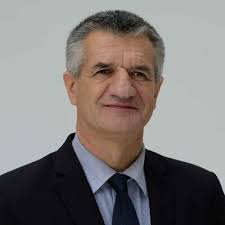
#> input picture FaceRecognition/Data/Lassale_003.png, 225 x 225 px
$ python 'sprint3 Head_detection.py'
#> lines starting #> are read from the running program, lines starting #| are printed output that depends on the picture; after the words box and inside, x2 and y2 are one past the last pixel; in counts of white or black regions, pixels touching at a corner belong together
import cv2 as cv

face_cascade = cv.CascadeClassifier('haarcascade_frontalface_default.xml')
eye_cascade = cv.CascadeClassifier('haarcascade_eye.xml')

def head_detector(filename):
    """
    filename : a raw string with the path to the file (e.g. r'C:/Users/loicd/PycharmProjects/facerecognition/Data/tetris_blocks.png' )
    /!\ It works only with .png
    return : None, displays a print of the image with rectangles around the face and the eyes
    exit by pressing any key
    """
#> called with filename = 'Data/Lassale_003.png'
    img = cv.imread(filename)
#> img is the input picture: shape (225, 225, 3); mean B, G, R 120, 121.7, 126.7
    gray = cv.cvtColor(img, cv.COLOR_BGR2GRAY)
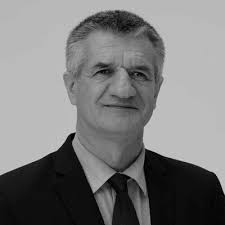
#> gray: shape (225, 225); min 0, max 211, mean 123.1
    faces = face_cascade.detectMultiScale(gray, 1.3, 5)
#> faces = [[73, 34, 101, 101]]
    for (x,y,w,h) in faces:
        cv.rectangle(img,(x,y),(x+w,y+h),(255,0,0),2)
        roi_gray = gray[y:y+h, x:x+w]
        roi_color = img[y:y+h, x:x+w]
        eyes = eye_cascade.detectMultiScale(roi_gray)
        for (ex,ey,ew,eh) in eyes:
            cv.rectangle(roi_color,(ex,ey),(ex+ew,ey+eh),(0,255,0),2)
#> this loop made 1 pass
#> (x, y, w, h, eyes) on pass 1: (73, 34, 101, 101, [[16, 24, 27, 27]])
#> pass 1, in head_detector, `roi_gray = gray[y:y+h, x:x+w]`:
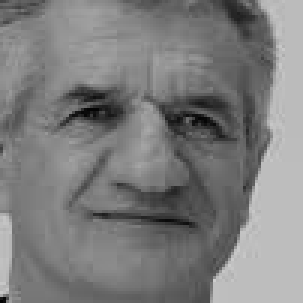
#> roi_gray: shape (101, 101) (shown 3 times larger); min 1, max 205, mean 125.1
#> pass 1, in head_detector, `roi_color = img[y:y+h, x:x+w]`:
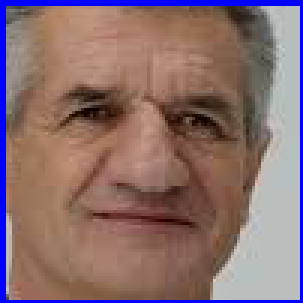
#> roi_color: shape (101, 101, 3) (shown 3 times larger); mean B, G, R 111.3, 110.4, 137.8
#> after the loop:
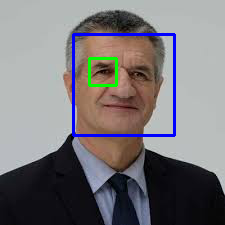
#> img: shape (225, 225, 3); 3.02% of pixels changed, all inside (x1, y1, x2, y2) = (72, 33, 176, 137)
#> after the loop:
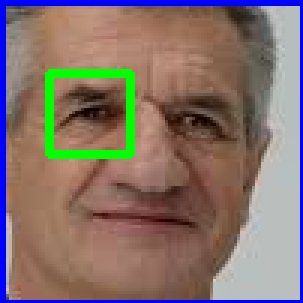
#> roi_color: shape (101, 101, 3) (shown 3 times larger); 3.14% of pixels changed, all inside (x1, y1, x2, y2) = (15, 23, 45, 53)
    cv.imshow('Head Detection',img)
    cv.waitKey(0)
    cv.destroyAllWindows()

head_detector('Data/Lassale_003.png')

$ run again, with FaceRecognition/Data/Lassale_001.png copied over FaceRecognition/Data/Lassale_003.png
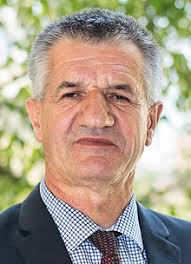
#> input picture FaceRecognition/Data/Lassale_001.png, 191 x 264 px
#> in head_detector, img is the input picture: shape (264, 191, 3); mean B, G, R 139.7, 157.2, 170.4
#> in head_detector, `gray = cv.cvtColor(img, cv.COLOR_BGR2GRAY)`:
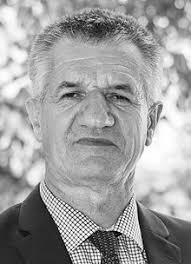
#> gray: shape (264, 191); min 1, max 255, mean 159.2
#> faces = [[32, 48, 125, 125]]
#> the loop in head_detector, `for (x,y,w,h) in faces:` made 1 pass
#> after the loop in head_detector, `for (x,y,w,h) in faces:`:
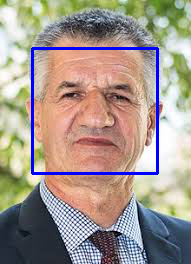
#> img: shape (264, 191, 3); 2.97% of pixels changed, all inside (x1, y1, x2, y2) = (31, 47, 159, 175)

$ run again, with FaceRecognition/Data/Lassale_002.png copied over FaceRecognition/Data/Lassale_003.png
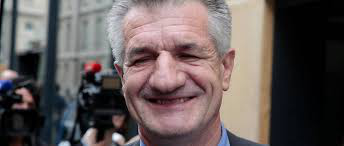
#> input picture FaceRecognition/Data/Lassale_002.png, 344 x 146 px
#> in head_detector, img is the input picture: shape (146, 344, 3); mean B, G, R 89.2, 90.2, 100.1
#> in head_detector, `gray = cv.cvtColor(img, cv.COLOR_BGR2GRAY)`:
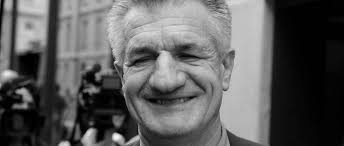
#> gray: shape (146, 344); min 0, max 244, mean 93
#> faces = [[107, 12, 116, 116]]
#> the loop in head_detector, `for (x,y,w,h) in faces:` made 1 pass
#> after the loop in head_detector, `for (x,y,w,h) in faces:`:
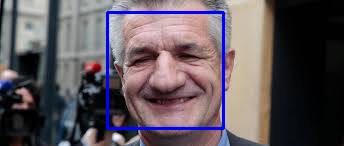
#> img: shape (146, 344, 3); 2.76% of pixels changed, all inside (x1, y1, x2, y2) = (106, 11, 225, 130)

$ run again, with FaceRecognition/Data/Lassale_004.png copied over FaceRecognition/Data/Lassale_003.png
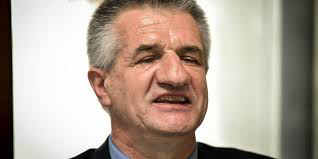
#> input picture FaceRecognition/Data/Lassale_004.png, 318 x 159 px
#> in head_detector, img is the input picture: shape (159, 318, 3); mean B, G, R 150.4, 162.8, 176.8
#> in head_detector, `gray = cv.cvtColor(img, cv.COLOR_BGR2GRAY)`:
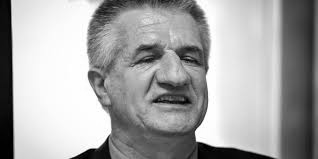
#> gray: shape (159, 318); min 0, max 255, mean 165.6
#> faces = [[110, 10, 122, 122]]
#> the loop in head_detector, `for (x,y,w,h) in faces:` made 1 pass
#> after the loop in head_detector, `for (x,y,w,h) in faces:`:
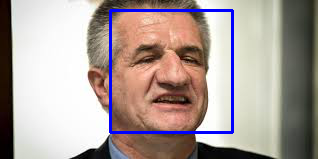
#> img: shape (159, 318, 3); 2.89% of pixels changed, all inside (x1, y1, x2, y2) = (109, 9, 234, 134)
